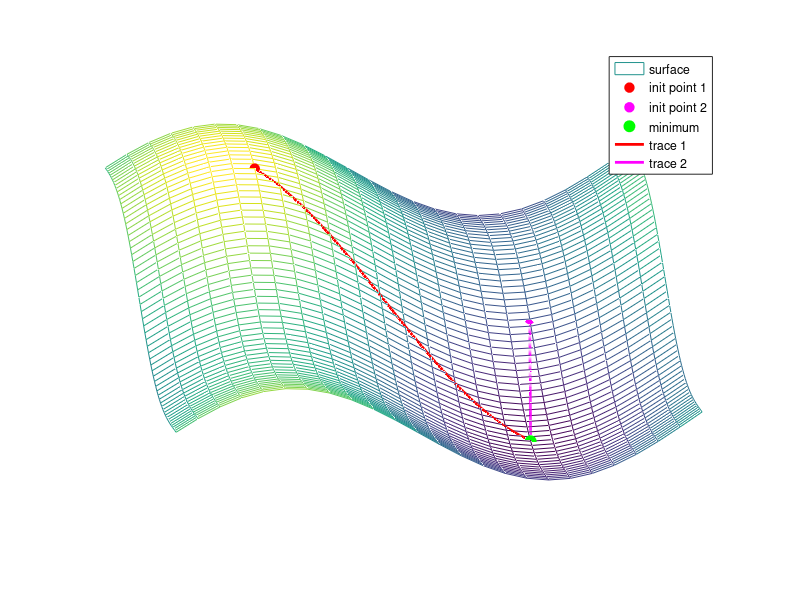

The MATLAB script that drew this image:
%% 
clear;

% Reproducible random parameter control
random_mode = "load"; % "generate" or "load"
view_mode = "default"; % "default" or "z_axis"
z_rotation_deg = -150; % rotate camera around z axis (azimuth)
topdown_tilt_deg = 25; % increase elevation for a more top-down view
random_param_file = "PEL3D_random_params.mat";
pad_left = 50;
pad_right = 25;
pad_bottom = 20;
pad_top = 20;
N = 100;
if (1 + pad_left) > (N - pad_right) || (1 + pad_bottom) > (N - pad_top)
    error("Padding is too large and leaves an empty grid.");
end
x_vals = (1 + pad_left):(N - pad_right);
y_vals = (1 + pad_bottom):(N - pad_top);
[x, y] = meshgrid(x_vals, y_vals);
grid_rows = size(x, 1);
grid_cols = size(x, 2);

if random_mode == "load" && isfile(random_param_file)
    loaded_data = load(random_param_file, "random_params");
    random_params = loaded_data.random_params;
    if ~isfield(random_params, "N")
        error("Saved random parameters are missing field N.");
    end
    if random_params.N ~= N
        error("Saved random parameters use N=%d, but current N=%d.", random_params.N, N);
    end
    if ~isfield(random_params, "grid_rows") || ~isfield(random_params, "grid_cols") ...
            || random_params.grid_rows ~= grid_rows || random_params.grid_cols ~= grid_cols ...
            || ~isfield(random_params, "rand_term_1") || ~isfield(random_params, "rand_term_2") ...
            || ~isequal(size(random_params.rand_term_1), [grid_rows, grid_cols]) ...
            || ~isequal(size(random_params.rand_term_2), [grid_rows, grid_cols])
        warning("Saved random parameters are incompatible with current grid; regenerating.");
        random_params.rand_term_1 = rand(grid_rows, grid_cols);
        random_params.rand_term_2 = rand(grid_rows, grid_cols);
        random_params.N = N;
        random_params.grid_rows = grid_rows;
        random_params.grid_cols = grid_cols;
    end
else
    random_params.rand_term_1 = rand(grid_rows, grid_cols);
    random_params.rand_term_2 = rand(grid_rows, grid_cols);
    random_params.N = N;
    random_params.grid_rows = grid_rows;
    random_params.grid_cols = grid_cols;
end

z = ((sin(5*x./N)+1).*(cos(15*y./N)-1) + 10*random_params.rand_term_1)...
    .*((cos(5*y./N)-1).*(sin(15*x./N)+1) + 10*random_params.rand_term_2);

% Save the exact random values used in this run.
save(random_param_file, "random_params");

% z = ((sin(2*x./N)+1).*(cos(2*y./N)-1) + 2*rand(1, N))...
%     .*((cos(2*y./N)-1).*(sin(2*x./N)+1) + 2*rand(1, N));



zz = fft2(z);
zzz = zeros(size(z));
n = 2;
zzz(1:n, 1:n) = zz(1:n, 1:n);
z = ifft2(zzz);

z = real(z);
mesh(x, y, z);
if view_mode == "default"
    view(3);
elseif view_mode == "z_axis"
    view(2);
else
    error("Unknown view_mode: %s. Use 'default' or 'z_axis'.", view_mode);
end
[az, el] = view;
view(az + z_rotation_deg, min(el + topdown_tilt_deg, 89));
set(gcf, 'Color', 'none');
axis off
hold on;

% Two initial points; minimum point will be computed from the surface
init_pt_1 = [69, 36];
init_pt_2 = [57, 46];

% Find the true minimum point on the current surface z
[min_z, min_idx] = min(z(:));
[min_row, min_col] = ind2sub(size(z), min_idx);
min_pt = [x(min_row, min_col), y(min_row, min_col)];

% Sample z from the current surface so markers/traces stay on the mesh
init_z_1 = interp2(x, y, z, init_pt_1(1), init_pt_1(2), "linear");
init_z_2 = interp2(x, y, z, init_pt_2(1), init_pt_2(2), "linear");

% Mark the three points on the surface
plot3(init_pt_1(1), init_pt_1(2), init_z_1, "ro", ...
    "MarkerFaceColor", "r", "MarkerSize", 7);
plot3(init_pt_2(1), init_pt_2(2), init_z_2, "mo", ...
    "MarkerFaceColor", "m", "MarkerSize", 7);
plot3(min_pt(1), min_pt(2), min_z, "go", ...
    "MarkerFaceColor", "g", "MarkerSize", 8);

% Create two optimization traces on the surface
n_trace = 120;
t = linspace(0, 1, n_trace);

trace1_x = init_pt_1(1) + (min_pt(1) - init_pt_1(1)) * t;
trace1_y = init_pt_1(2) + (min_pt(2) - init_pt_1(2)) * t;
trace1_z = interp2(x, y, z, trace1_x, trace1_y, "linear");

trace2_x = init_pt_2(1) + (min_pt(1) - init_pt_2(1)) * t;
trace2_y = init_pt_2(2) + (min_pt(2) - init_pt_2(2)) * t;
trace2_z = interp2(x, y, z, trace2_x, trace2_y, "linear");

plot3(trace1_x, trace1_y, trace1_z, "r-", "LineWidth", 2.0);
plot3(trace2_x, trace2_y, trace2_z, "m-", "LineWidth", 2.0);

legend("surface", "init point 1", "init point 2", "minimum", ...
    "trace 1", "trace 2", "Location", "best");
hold off;
